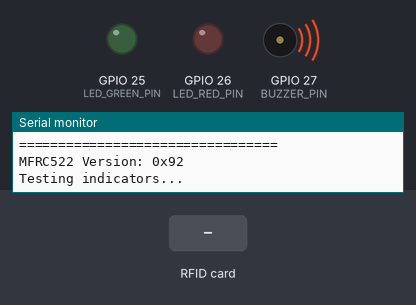
Simulated run of this sketch. Board: ESP32. On the bench: output pins drawn as LEDs (lit = HIGH), buzzer (waves = sounding, pin HIGH), the last lines printed to the serial monitor. The inputs (shaded band) are chosen by the test bench. WiFi joins after 1.5 s; servers stay silent unless stated; uploads are accepted with an empty reply; random numbers use the default seed unless the sketch sets one; no MQTT or app messages arrive unless stated.

Above: at 1.6 s.
At 4.6 s:
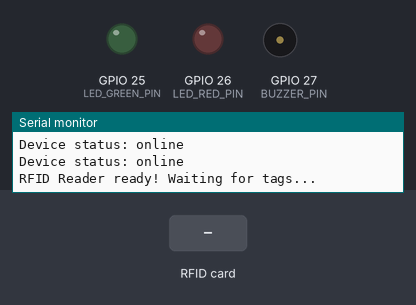
4.7 s: RFID card 5E 7A 19 C4 held to the reader
At 5.0 s:
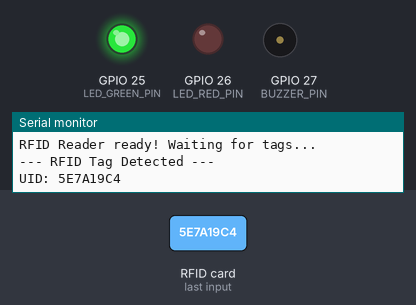
Timing chart, 0 to 7.7 s (numbered marks = the images above; inputs shaded):
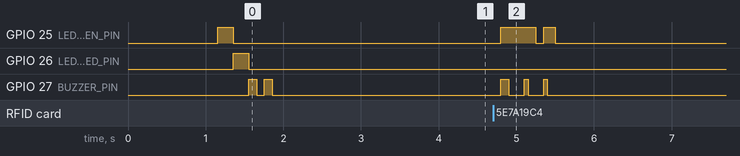

Measured:
- after the input at 4.7 s, GPIO 25 (LED_GREEN_PIN): LOW → HIGH after 0.10 s, → LOW 0.45 s later, → HIGH 0.10 s later, → LOW 0.15 s later; GPIO 27 (BUZZER_PIN): alternates HIGH for 0.05 s and LOW for 0.20 s, 6 changes in all, then stays LOW, starting after 0.10 s

The sketch:

esp32_rfid_reader.ino
```cpp
/**
 * ESP32 RFID Reader Module
 *
 * Livestock IoT Monitoring System
 *
 * Hardware:
 * - ESP32 DevKit
 * - MFRC522 RFID Reader
 * - Green LED (success)
 * - Red LED (error)
 * - Buzzer (feedback)
 *
 * Features:
 * - RFID tag reading
 * - HTTP API integration
 * - Auto-registration dengan backend
 * - Visual dan audio feedback
 * - Error handling
 *
 * Author: Livestock Monitoring Team
 * Version: 1.0.0
 */

#include <WiFi.h>
#include <HTTPClient.h>
#include <PubSubClient.h>
#include <SPI.h>
#include <MFRC522.h>
#include <ArduinoJson.h>
#include "config.h"

// MFRC522 Setup
MFRC522 mfrc522(RFID_SDA_PIN, RFID_RST_PIN);

// WiFi and MQTT clients
WiFiClient espClient;
PubSubClient mqttClient(espClient);

// HTTP client for API calls
HTTPClient http;

// Timing variables
unsigned long lastHeartbeat = 0;
unsigned long lastReconnectAttempt = 0;

// Device state
bool isConnected = false;
int errorCount = 0;
String lastScannedTag = "";
unsigned long lastScanTime = 0;
const unsigned long SCAN_COOLDOWN = 3000; // 3 seconds between same tag scans

void setup() {
  Serial.begin(115200);
  delay(1000);

  Serial.println("\n\n=================================");
  Serial.println("ESP32 RFID Reader Module");
  Serial.println("Livestock IoT Monitoring System");
  Serial.println("=================================\n");

  // Initialize SPI
  SPI.begin(RFID_SCK_PIN, RFID_MISO_PIN, RFID_MOSI_PIN, RFID_SDA_PIN);

  // Initialize MFRC522
  mfrc522.PCD_Init();
  delay(100);

  // Check MFRC522 version
  byte version = mfrc522.PCD_ReadRegister(mfrc522.VersionReg);
  Serial.print("MFRC522 Version: 0x");
  Serial.println(version, HEX);

  if (version == 0x00 || version == 0xFF) {
    Serial.println("✗ MFRC522 not detected! Check wiring.");
    while (1); // Halt
  }

  // Set antenna gain to maximum
  mfrc522.PCD_SetAntennaGain(mfrc522.RxGain_max);

  // Initialize LED and Buzzer pins
  pinMode(LED_GREEN_PIN, OUTPUT);
  pinMode(LED_RED_PIN, OUTPUT);
  pinMode(BUZZER_PIN, OUTPUT);

  // Test LEDs and buzzer
  testIndicators();

  // Connect to WiFi
  setupWiFi();

  // Setup MQTT
  mqttClient.setServer(MQTT_SERVER, MQTT_PORT);

  // Connect to MQTT
  reconnectMQTT();

  // Send online status
  sendDeviceStatus("online");

  Serial.println("\nRFID Reader ready! Waiting for tags...\n");
}

void loop() {
  // Maintain MQTT connection
  if (!mqttClient.connected()) {
    unsigned long now = millis();
    if (now - lastReconnectAttempt > RECONNECT_DELAY) {
      lastReconnectAttempt = now;
      if (reconnectMQTT()) {
        lastReconnectAttempt = 0;
      }
    }
  } else {
    mqttClient.loop();
  }

  // Check WiFi connection
  if (WiFi.status() != WL_CONNECTED) {
    Serial.println("WiFi disconnected! Reconnecting...");
    setupWiFi();
  }

  unsigned long now = millis();

  // Send heartbeat
  if (now - lastHeartbeat >= HEARTBEAT_INTERVAL) {
    sendHeartbeat();
    lastHeartbeat = now;
  }

  // Check for RFID tags
  if (mfrc522.PICC_IsNewCardPresent() && mfrc522.PICC_ReadCardSerial()) {
    handleRFIDTag();
    mfrc522.PICC_HaltA();
    mfrc522.PCD_StopCrypto1();
  }

  delay(100);
}

void setupWiFi() {
  Serial.print("Connecting to WiFi: ");
  Serial.println(WIFI_SSID);

  WiFi.mode(WIFI_STA);
  WiFi.begin(WIFI_SSID, WIFI_PASSWORD);

  int attempts = 0;
  while (WiFi.status() != WL_CONNECTED && attempts < 30) {
    delay(500);
    Serial.print(".");
    attempts++;
  }

  if (WiFi.status() == WL_CONNECTED) {
    Serial.println("\nWiFi connected!");
    Serial.print("IP address: ");
    Serial.println(WiFi.localIP());
    Serial.print("Signal strength: ");
    Serial.print(WiFi.RSSI());
    Serial.println(" dBm");
  } else {
    Serial.println("\nWiFi connection failed!");
    sendDeviceError("WiFi connection failed", "WIFI_CONNECT_FAIL");
    blinkRed(3);
  }
}

bool reconnectMQTT() {
  Serial.print("Connecting to MQTT broker: ");
  Serial.println(MQTT_SERVER);

  String clientId = String(DEVICE_ID) + "-" + String(random(0xffff), HEX);

  bool connected = false;
  if (strlen(MQTT_USER) > 0) {
    connected = mqttClient.connect(clientId.c_str(), MQTT_USER, MQTT_PASSWORD);
  } else {
    connected = mqttClient.connect(clientId.c_str());
  }

  if (connected) {
    Serial.println("MQTT connected!");
    isConnected = true;
    errorCount = 0;
    sendDeviceStatus("online");
    return true;
  } else {
    Serial.print("MQTT connection failed, rc=");
    Serial.println(mqttClient.state());
    isConnected = false;
    return false;
  }
}

void handleRFIDTag() {
  // Get tag UID
  String tagUID = "";
  for (byte i = 0; i < mfrc522.uid.size; i++) {
    if (mfrc522.uid.uidByte[i] < 0x10) {
      tagUID += "0";
    }
    tagUID += String(mfrc522.uid.uidByte[i], HEX);
  }
  tagUID.toUpperCase();

  // Check cooldown period
  unsigned long now = millis();
  if (tagUID == lastScannedTag && (now - lastScanTime) < SCAN_COOLDOWN) {
    return; // Ignore duplicate scan
  }

  lastScannedTag = tagUID;
  lastScanTime = now;

  Serial.println("\n--- RFID Tag Detected ---");
  Serial.print("UID: ");
  Serial.println(tagUID);

  // Visual feedback
  digitalWrite(LED_GREEN_PIN, HIGH);
  beep(100);

  // Send to backend API
  bool success = sendToBackend(tagUID);

  if (success) {
    Serial.println("✓ Entry/Exit logged successfully");
    blinkGreen(2);
  } else {
    Serial.println("✗ Failed to log entry/exit");
    blinkRed(2);
    sendDeviceError("Failed to log RFID scan", "API_CALL_FAIL");
  }

  digitalWrite(LED_GREEN_PIN, LOW);
  Serial.println("-------------------------\n");
}

bool sendToBackend(String tagUID) {
  if (WiFi.status() != WL_CONNECTED) {
    Serial.println("WiFi not connected!");
    return false;
  }

  // Create API endpoint URL
  String url = "http://" + String(MQTT_SERVER) + ":3001/api/logs";

  // Create JSON payload
  StaticJsonDocument<256> doc;
  doc["livestockId"] = tagUID; // In production, map UID to livestock ID
  doc["barnId"] = BARN_ID;
  doc["eventType"] = "entry"; // Determine based on logic
  doc["rfidReaderId"] = DEVICE_ID;
  doc["timestamp"] = getISOTimestamp();

  String payload;
  serializeJson(doc, payload);

  // Send HTTP POST request
  http.begin(url);
  http.addHeader("Content-Type", "application/json");

  int httpResponseCode = http.POST(payload);

  bool success = false;
  if (httpResponseCode > 0) {
    Serial.print("HTTP Response code: ");
    Serial.println(httpResponseCode);

    if (httpResponseCode == 200 || httpResponseCode == 201) {
      String response = http.getString();
      Serial.println("Response: " + response);
      success = true;
    }
  } else {
    Serial.print("HTTP Error: ");
    Serial.println(http.errorToString(httpResponseCode));
  }

  http.end();
  return success;
}

void sendDeviceStatus(const char* status) {
  StaticJsonDocument<256> doc;
  doc["status"] = status;
  doc["timestamp"] = getISOTimestamp();

  JsonObject metadata = doc.createNestedObject("metadata");
  metadata["type"] = "rfid_reader";
  metadata["version"] = "1.0.0";
  metadata["firmware"] = "esp32-v1.0.0";

  String payload;
  serializeJson(doc, payload);

  String topic = "livestock/devices/" + String(DEVICE_ID) + "/status";
  mqttClient.publish(topic.c_str(), payload.c_str(), true);

  Serial.print("Device status: ");
  Serial.println(status);
}

void sendHeartbeat() {
  StaticJsonDocument<128> doc;
  doc["timestamp"] = getISOTimestamp();

  String payload;
  serializeJson(doc, payload);

  String topic = "livestock/devices/" + String(DEVICE_ID) + "/heartbeat";

  if (mqttClient.publish(topic.c_str(), payload.c_str())) {
    Serial.println("♥ Heartbeat sent");
  }
}

void sendDeviceError(const char* errorMsg, const char* errorCode) {
  errorCount++;

  StaticJsonDocument<256> doc;
  doc["error"] = errorMsg;
  doc["errorCode"] = errorCode;
  doc["message"] = errorMsg;
  doc["timestamp"] = getISOTimestamp();

  JsonObject metadata = doc.createNestedObject("metadata");
  metadata["type"] = "rfid_reader";
  metadata["errorCount"] = errorCount;

  String payload;
  serializeJson(doc, payload);

  String topic = "livestock/devices/" + String(DEVICE_ID) + "/error";
  mqttClient.publish(topic.c_str(), payload.c_str());

  Serial.print("✗ Error: ");
  Serial.print(errorMsg);
  Serial.print(" (");
  Serial.print(errorCode);
  Serial.println(")");
}

String getISOTimestamp() {
  // In production, use NTP to get real time
  unsigned long seconds = millis() / 1000;
  char timestamp[32];
  sprintf(timestamp, "2024-01-07T%02lu:%02lu:%02luZ",
          (seconds / 3600) % 24,
          (seconds / 60) % 60,
          seconds % 60);
  return String(timestamp);
}

// LED and Buzzer functions
void testIndicators() {
  Serial.println("Testing indicators...");

  digitalWrite(LED_GREEN_PIN, HIGH);
  delay(200);
  digitalWrite(LED_GREEN_PIN, LOW);

  digitalWrite(LED_RED_PIN, HIGH);
  delay(200);
  digitalWrite(LED_RED_PIN, LOW);

  beep(100);
  delay(100);
  beep(100);

  Serial.println("Indicators OK");
}

void blinkGreen(int times) {
  for (int i = 0; i < times; i++) {
    digitalWrite(LED_GREEN_PIN, HIGH);
    beep(50);
    delay(100);
    digitalWrite(LED_GREEN_PIN, LOW);
    delay(100);
  }
}

void blinkRed(int times) {
  for (int i = 0; i < times; i++) {
    digitalWrite(LED_RED_PIN, HIGH);
    beep(200);
    delay(200);
    digitalWrite(LED_RED_PIN, LOW);
    delay(200);
  }
}

void beep(int duration) {
  digitalWrite(BUZZER_PIN, HIGH);
  delay(duration);
  digitalWrite(BUZZER_PIN, LOW);
}
```

config.h
```cpp
/**
 * Configuration File
 *
 * Copy this file and customize for your deployment
 *
 * IMPORTANT: Never commit this file with real credentials!
 */

#ifndef CONFIG_H
#define CONFIG_H

// ============================================
// WiFi Configuration
// ============================================
#define WIFI_SSID "YOUR_WIFI_SSID"
#define WIFI_PASSWORD "YOUR_WIFI_PASSWORD"

// ============================================
// MQTT Broker Configuration
// ============================================
#define MQTT_SERVER "192.168.1.100"  // IP address of your MQTT broker
#define MQTT_PORT 1883
#define MQTT_USER ""                  // Leave empty if no authentication
#define MQTT_PASSWORD ""

// ============================================
// Device Configuration
// ============================================
// Gas Sensor Device
#define DEVICE_ID "GAS-001"          // Unique device ID (change for each device)
#define BARN_ID "BARN-001"           // Barn assignment

// RFID Reader Device
// #define DEVICE_ID "RFID-READER-001"
// #define BARN_ID "BARN-001"

// ============================================
// Gas Sensor Pin Configuration (ESP32)
// ============================================
#define MQ4_PIN 34      // GPIO 34 (ADC1_CH6) - Methane sensor
#define MQ135_PIN 35    // GPIO 35 (ADC1_CH7) - CO2 sensor
#define MQ137_PIN 32    // GPIO 32 (ADC1_CH4) - NH3 sensor
#define DHT_PIN 4       // GPIO 4 - DHT22 Temperature & Humidity

// ============================================
// RFID Reader Pin Configuration (ESP32)
// ============================================
#define RFID_SDA_PIN 21   // GPIO 21 - SDA/SS
#define RFID_RST_PIN 22   // GPIO 22 - RST
#define RFID_SCK_PIN 18   // GPIO 18 - SCK
#define RFID_MOSI_PIN 23  // GPIO 23 - MOSI
#define RFID_MISO_PIN 19  // GPIO 19 - MISO

// LED and Buzzer Pins
#define LED_GREEN_PIN 25  // GPIO 25 - Success indicator
#define LED_RED_PIN 26    // GPIO 26 - Error indicator
#define BUZZER_PIN 27     // GPIO 27 - Audio feedback

// ============================================
// Timing Configuration
// ============================================
#define READING_INTERVAL 10000     // 10 seconds - sensor reading interval
#define HEARTBEAT_INTERVAL 30000   // 30 seconds - heartbeat interval
#define RECONNECT_DELAY 5000       // 5 seconds - reconnection delay

// ============================================
// Sensor Calibration (Gas Sensors)
// ============================================
// Adjust these values based on your sensor calibration
// Calibrate in clean air and measure R0 resistance
#define MQ4_R0 10.0      // Resistance in clean air (kΩ)
#define MQ135_R0 10.0    // Resistance in clean air (kΩ)
#define MQ137_R0 10.0    // Resistance in clean air (kΩ)

// ============================================
// Advanced Configuration
// ============================================
// Enable debug output
#define DEBUG_MODE true

// NTP Server for time synchronization (optional)
#define NTP_SERVER "pool.ntp.org"
#define GMT_OFFSET_SEC 0
#define DAYLIGHT_OFFSET_SEC 0

// Watchdog timer (milliseconds)
#define WATCHDOG_TIMEOUT 60000  // 60 seconds

// MQTT QoS levels
#define MQTT_QOS_SENSOR 1       // QoS for sensor readings
#define MQTT_QOS_STATUS 1       // QoS for status messages
#define MQTT_QOS_HEARTBEAT 0    // QoS for heartbeat (can be 0)

// Buffer sizes
#define JSON_BUFFER_SIZE 512
#define MQTT_BUFFER_SIZE 512

#endif // CONFIG_H
```
